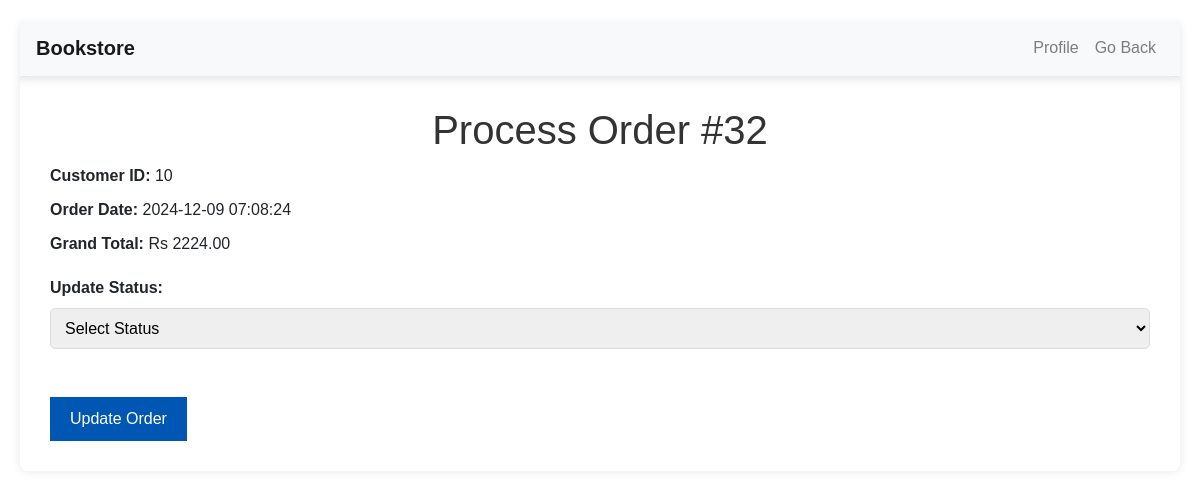
Page /orderview/process_order.php?order_id=32 (signed in) on the committed database.
### tables this page shows
CREATE TABLE `orders` (
  `order_id` int(11) NOT NULL,
  `grand_total` decimal(10,2) NOT NULL,
  `receipt` varchar(255) DEFAULT NULL,
  `order_date` timestamp NOT NULL DEFAULT current_timestamp(),
  `userid` int(11) NOT NULL,
  `status` varchar(50) DEFAULT 'Pending'
);

### orderview/process_order.php (the view, shortened to what this page needs)
<?php
include('../connect.php');
$profilePage = "profile.php";
if ($_SESSION['user_role'] === "admin") {
    $profilePage = "../profile_admin.php";
} elseif ($_SESSION['user_role'] === "order") {
    $profilePage = "../profile_order.php";
} elseif ($_SESSION['user_role'] === "inventory") {
    $profilePage = "../profile_inventory.php";
}
$order_id = (int)$_GET['order_id'];
$sql = "SELECT * FROM orders WHERE order_id = $order_id";
$order_result = $conn->query($sql);
$order = $order_result->fetch_assoc();
?>
<!DOCTYPE html>
<html lang="en">
<head>
    <link rel="stylesheet" href="style.css">
    <link rel="stylesheet" href="https://stackpath.bootstrapcdn.com/bootstrap/4.5.2/css/bootstrap.min.css">
</head>
<body>
<nav class="navbar navbar-expand-lg navbar-light bg-light">
    <a class="navbar-brand" href="#">Bookstore</a>
    <div class="navbar-nav ml-auto">
        <a class="nav-item nav-link" href="<?php echo $profilePage; ?>">Profile</a>
        <a class="nav-item nav-link" href="javascript:history.back()">Go Back</a>
    </div>
</nav>
<div class="order-container">
    <h1>Process Order #<?php echo $order_id; ?></h1>
    <p><strong>Customer ID:</strong> <?php echo $order['userid']; ?></p>
    <p><strong>Order Date:</strong> <?php echo $order['order_date']; ?></p>
    <p><strong>Grand Total:</strong> Rs <?php echo $order['grand_total']; ?></p>
    <form action="process_order.php?order_id=<?php echo $order_id; ?>" method="POST">
        <label for="status">Update Status:</label>
        <select id="status" name="status" onchange="toggleFields()" required>
            <option value="">Select Status</option>
        </select><br><br>
        <br>
        <button type="submit" name="update_order">Update Order</button>
    </form>
</div>
</body>
</html>

### orderview/style.css (style rules this page uses)
* { margin: 0; padding: 0; box-sizing: border-box; font-family: Arial, sans-serif; }
body { background-color: #f4f6f9; align-items: center; justify-content: center; min-height: 100vh; padding: 20px; color: #333; }
h1 { font-size: 24px; margin-bottom: 20px; color: #333; text-align: center; }
.order-container { background: #fff; border-radius: 8px; box-shadow: 0 0 10px rgba(0, 0, 0, 0.1); padding: 30px; width: 100%; margin: 0 auto; }
.order-container p { margin: 10px 0; font-size: 16px; }
label { font-weight: bold; display: block; margin-bottom: 5px; }
form { margin-top: 20px; }
input[type="text"], textarea, select { width: 100%; padding: 10px; border: 1px solid #ddd; border-radius: 5px; margin-bottom: 20px; }
button { background-color: #0056b3; color: white; border: none; padding: 10px 20px; border-radius: 5px; cursor: pointer; font-size: 16px; transition: background-color 0.3s ease; }
a { color: #0056b3; text-decoration: none; font-weight: bold; }
.navbar { position: fixed; top: 0; width: 100%; z-index: 1000; background-color: #f8f9fa; box-shadow: 0 4px 8px rgba(0, 0, 0, 0.1); }
.navbar-brand { font-weight: bold; color: #333; }
.navbar-nav .nav-link { color: #333; font-weight: 500; }

### rows in the picture
orders: userid "10", order_date "2024-12-09 07:08:24", grand_total "2224.00"

### other values in the picture
$order_id "32"
